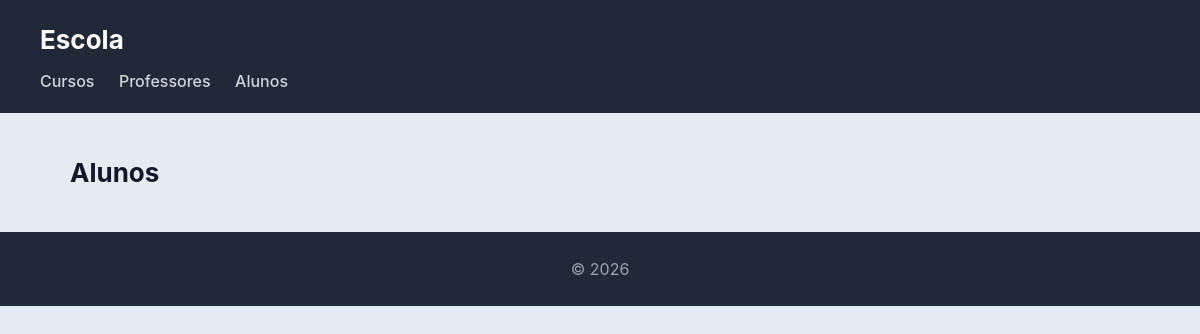
The app's page /escola/alunos/, older data.
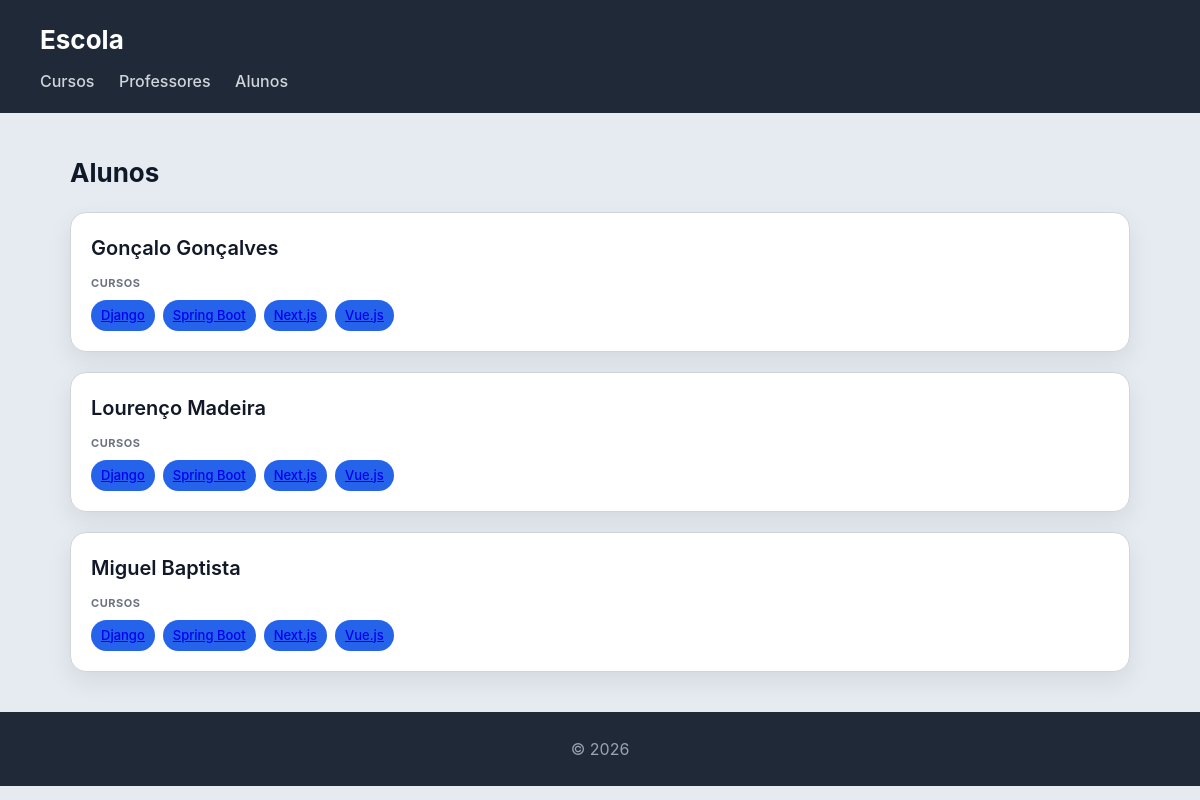
The same page, newer data.
### escola/models.py (models this page shows)
class Aluno(models.Model):
    nome = models.CharField(max_length=100)
    numero = models.CharField(max_length=20, unique=True)
    def __str__(self):
        return self.nome

class Curso(models.Model):
    nome = models.CharField(max_length=100)
    imagem = models.ImageField(upload_to='cursos/', blank=True, null=True)
    professor = models.ForeignKey(Professor, on_delete=models.CASCADE, related_name='cursos')
    alunos = models.ManyToManyField(Aluno, related_name='cursos')
    def __str__(self):
        return self.nome

### escola/views.py (the view)
# urls.py: path('alunos/', views.alunos_view, name="alunos"),
def alunos_view(request):
    alunos = Aluno.objects.prefetch_related('cursos').all()
    return render(request, 'escola/alunos.html', {'alunos': alunos})

### escola/templates/escola/alunos.html
{% extends "escola/base.html" %}
{% block content %}
<h2>Alunos</h2>
<section>
    {% for aluno in alunos %}
    <article>
        <header>
            <h3>{{ aluno }}</h3>
        </header>
        <section>
            <h4>Cursos</h4>
            <ul>
                {% for curso in aluno.cursos.all %}
                    <li><a href="{% url 'curso' curso.id %}">{{ curso }}</a></li>
                {% empty %}
                    <li>Sem cursos</li>
                {% endfor %}
            </ul>
        </section>
    </article>
    {% endfor %}
</section>
{% endblock %}

Row changes from the older to the newer data that the page shows:
added Aluno: nome "Gonçalo Gonçalves"
added Curso: nome "Django"
added Curso: nome "Spring Boot"
added Curso: nome "Next.js"
added Curso: nome "Vue.js"
added Aluno: nome "Lourenço Madeira"
added Aluno: nome "Miguel Baptista"
